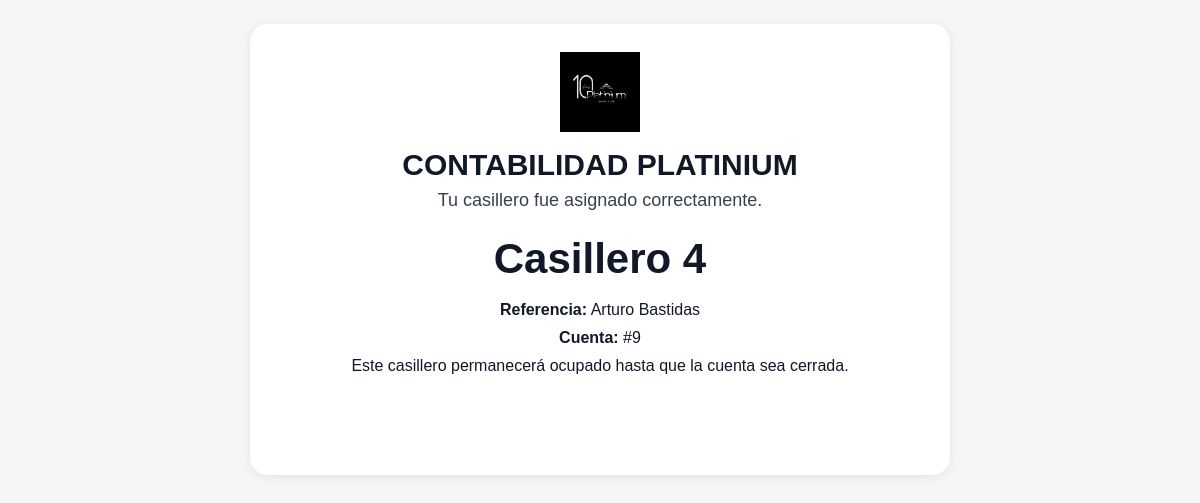
/cliente/casilleros/9/resumen/, run on the app's committed database.
### core/models.py (models this page shows, shortened)
class ConfiguracionSitio(models.Model):
    nombre_negocio = models.CharField(max_length=120, default="Mi Negocio")
    logo = models.ImageField(upload_to="configuracion/", blank=True, null=True)
    color_primario = models.CharField(max_length=7, default="#0d6efd")
    color_secundario = models.CharField(max_length=7, default="#6c757d")
    actualizado_en = models.DateTimeField(auto_now=True)
    class Meta:
        verbose_name = "Configuración del sitio"
        verbose_name_plural = "Configuración del sitio"

class Casillero(models.Model):
    numero = models.PositiveIntegerField(unique=True)
    activo = models.BooleanField(default=True)
    qr_token = models.CharField(
        max_length=36,
        unique=True,
        null=True,
        blank=True,
        editable=False,
    )
    cliente_actual = models.OneToOneField(
        Cliente,
        null=True,
        blank=True,
        on_delete=models.SET_NULL,
        related_name="casillero_actual",
    )
    nombre_ocupante = models.CharField(max_length=150, blank=True)
    asignado_en = models.DateTimeField(null=True, blank=True)
    creado_en = models.DateTimeField(auto_now_add=True)
    class Meta:
        ordering = ["numero"]
        verbose_name = "Casillero"
        verbose_name_plural = "Casilleros"

class Venta(models.Model):
    class Estado(models.TextChoices):
        ABIERTA = "ABIERTA", "Abierta"
        PAGADA = "PAGADA", "Pagada"
        ANULADA = "ANULADA", "Anulada"
    class MetodoPago(models.TextChoices):
        EFECTIVO = "EFECTIVO", "Efectivo"
        TARJETA = "TARJETA", "Tarjeta"
        TRANSFERENCIA = "TRANSFERENCIA", "Transferencia"
        MIXTO = "MIXTO", "Mixto"
    casillero = models.ForeignKey(
        Casillero,
        null=True,
        blank=True,
        on_delete=models.PROTECT,
        related_name="ventas",
    )
    cliente = models.ForeignKey(
        Cliente,
        null=True,
        blank=True,
        on_delete=models.SET_NULL,
        related_name="ventas",
    )
    nombre_cliente_libre = models.CharField(max_length=150, blank=True)
    estado = models.CharField(
        max_length=10,
        choices=Estado.choices,
        default=Estado.ABIERTA,
    )
    metodo_pago = models.CharField(
        max_length=15,
        choices=MetodoPago.choices,
        default=MetodoPago.EFECTIVO,
    )
    descuento_porcentaje = models.DecimalField(
        max_digits=5,
        decimal_places=2,
        default=Decimal("0.00"),
    )
    descuento_manual = models.DecimalField(
        max_digits=12,
        decimal_places=2,
        default=Decimal("0.00"),
    )
    total = models.DecimalField(
        max_digits=12,
        decimal_places=2,
        default=Decimal("0.00"),
    )
    creada_en = models.DateTimeField(auto_now_add=True)
    notas = models.TextField(blank=True)
    class Meta:
        ordering = ["-creada_en"]
    @property
    def cliente_mostrado(self):
        if self.cliente:
            return self.cliente.nombre
        if self.nombre_cliente_libre:
            return self.nombre_cliente_libre
        return "Sin nombre"

class Cliente(models.Model):
    nombre = models.CharField(max_length=150)
    documento = models.CharField(max_length=50, blank=True)
    telefono = models.CharField(max_length=50, blank=True)
    email = models.EmailField(blank=True)
    notas = models.TextField(blank=True)
    activo = models.BooleanField(default=True)
    qr_token = models.CharField(
        max_length=36,
        unique=True,
        null=True,
        blank=True,
        editable=False,
    )
    creado_en = models.DateTimeField(auto_now_add=True)

### core/casillero_cliente_views.py (the view)
def resumen_casillero_cliente(request, venta_id):
    venta = get_object_or_404(Venta, pk=venta_id)
    return render(
        request,
        "cliente/resumen_casillero.html",
        {
            "venta": venta,
            "casillero": venta.casillero,
        },
    )

### core/context_processors.py (called while the page is built)
def configuracion_sitio(request):
    return {
        "config_sitio": ConfiguracionSitio.objects.first()
    }

### templates/cliente/resumen_casillero.html (shortened to what this page needs)
<!DOCTYPE html>
<html lang="es">
<head>
</head>
<body>
    <div class="contenedor">
        <div class="card">
            {% if config_sitio and config_sitio.logo %}
                <img class="logo" src="{{ config_sitio.logo.url }}" alt="{{ config_sitio.nombre_negocio }}">
            {% endif %}
            <div class="titulo">
                {% if config_sitio %}
                    {{ config_sitio.nombre_negocio }}
                {% else %}
                    Casillero asignado
                {% endif %}
            </div>
            <div class="mensaje">
                Tu casillero fue asignado correctamente.
            </div>
            <div class="casillero">
                Casillero {{ casillero.numero }}
            </div>
            <div class="detalle">
                <strong>Referencia:</strong> {{ venta.cliente_mostrado }}
            </div>
            <div class="detalle">
                <strong>Cuenta:</strong> #{{ venta.id }}
            </div>
            <div class="detalle">
                Este casillero permanecerá ocupado hasta que la cuenta sea cerrada.
            </div>
            <a class="btn" href="/cliente/casilleros/">Volver</a>
        </div>
    </div>
</body>
</html>

### data on the page
ConfiguracionSitio: logo (picture), nombre_negocio "CONTABILIDAD PLATINIUM"
Casillero: numero "4"
Venta: cliente_mostrado "Arturo Bastidas", id "9"
